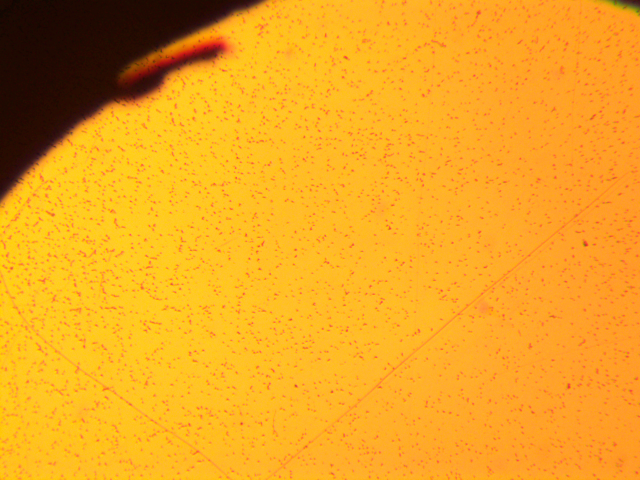
#> input picture input_folder/E.coli + 1.bmp, 1280 x 960 px (shown at 1/2 size); its folder holds only this picture in this run
$ python test_generate.py   (older library calls are emulated)
#> lines starting #> are read from the running program, lines starting #| are printed output that depends on the picture; after the words box and inside, x2 and y2 are one past the last pixel; in counts of white or black regions, pixels touching at a corner belong together
### extract_feature.py
import cv2
import matplotlib.pyplot as plt
import numpy as np
from typing import List
from tqdm import tqdm
from frontier import Frontier
# from my_threshold import custom_adaptive_threshold
from bacteria import Bacteria
import pdb
import os
from hyperparameters import C
#####################
# Utilities

# get 8 symmetries of an image
# [47 lines left out: functions get_symmetries, get_feature_img, not called in this run]

# largest box to include both shapes
def max_box(shape1, shape2):
    return (max(shape1[0], shape2[0]), max(shape1[1], shape2[1]))

# Put elements in src to tar
def copy_pixel(src, tar):
    for i in range(len(src)):
        tar[i] = int(src[i])

def out_of_bound(img, x):
    return x < 0 or x >= len(img)

# add a point to frontier and avoid duplicate points
def add_to_frontier(frontier, successors):
    for successor in successors:
        if not frontier.contains(successor):
            frontier.add(successor)

# To prepare a function that returns non-zero unvisited neighbors of a position on the image
def successor_init(img: np.ndarray):
    def getSuccessor(x:int, y:int, visited):
        successors = []
        for i, j in [[1,0], [0,1]]:
            for d in [1, -1]:
                xx = x + i * d
                yy = y + j * d
                if (xx < 0 or xx >= len(img) or yy < 0 or yy >= len(img[0]) or img[xx][yy] == 0 or visited[xx][yy]):
                    continue
                else:
                    successors.append([xx, yy])
        return successors
    return getSuccessor

def find_bacteria(x: int, y: int, visited: np.ndarray, img: np.ndarray) -> Bacteria:
    if img[x][y] == 0 or (visited[x][y]):
        visited[x][y] = True
        return None
    frontier = Frontier()
    frontier.add([x, y])
    bact = Bacteria()
    get_succ = successor_init(img)
    while not frontier.isEmpty():
        # pop a node
        node = frontier.pop()

        # use node to update rect
        xx, yy = node
        bact.add_coord(xx, yy)

        visited[xx][yy] = True

        #get successors and push to frontier
        add_to_frontier(frontier, get_succ(xx, yy, visited))
    return bact

# pass thresholded img to make this work
def find_all_bact(thresh_img, orig_img, label, max_diameter = float('inf'), expansion_size = 3, size=[0, float('inf')], max_shape = None, image_name = "current image") -> List[Bacteria]:
    visited = np.full(thresh_img.shape, False)

    bacts = []

    pbar = tqdm(range(len(thresh_img)), total=len(thresh_img))
    for i in pbar:
        pbar.set_description('processing {}'.format(image_name))
        for j in range(len(thresh_img[i])):
            bact = find_bacteria(i, j, visited, thresh_img)
            visited[i][j] = True
            if bact is None or bact.size() < min(size) or bact.size() > max(size):
                continue
            if bact.est_diameter() >= max_diameter:
                continue
            bact_shape = bact.bounds.suggest_shape()
            if max_shape is not None and (bact_shape[0] > max_shape[0] or bact_shape[1] > max_shape[1]):
                continue
            bact.expand_bacteria(expansion_size, thresh_img)

            bact.retrieve_pixels(orig_img)
            bact.get_partial_img(orig_img)
            bact.get_bg_mean()
            bact.label = label
            bacts.append(bact)

    return bacts

# [44 lines left out: functions cover_upper_left, cover_upper_right, roi, draw_bacteria, invert_img, not called in this run]


class BacteriaGenerator:
    def __init__(self, size_bounds, max_diameter, debug, cover_corners):
#> further down, img is the input picture: shape (960, 1280, 3); mean B, G, R 34.1, 164.6, 237.5
        self.size_bounds = size_bounds
        self.max_diameter = max_diameter
        self.debug = debug
        self.cover_corners = cover_corners

    # [49 lines left out: functions preprocess_v2, preprocess_v3, preprocess_v4, not called in this run]

    def fill_1d_region(self, row, left_confirm_count = 2, max_grad_diameter = 5, edge_shrink_length = 1):
        # determined filled region
        # Protocol: if left is not found but grad change occured, prepare to record pixels and keep going right
        # If left is found, right is not found and the grad sign is the same, still on the left region of the bacteria, keep going right
        # If left is found, right is not found and the grad is zero, we are likely in the middle region, go right for at most diameter steps. If no grad, stop and reset all parameters
        # If left is found, right is not found the grad is opposite sign, on the right side, document first right found
        # If first right is found and grad is 0, stop and reset all parameters
        filled_indices = []
        local_filled_indices = []
        leftFound = False
        firstRightFound = False
        left_grad_sign = 0
        last_left_index = None
        for j, val in enumerate(row):
            if not leftFound:
                future_vals = row[j: min(j + left_confirm_count, len(row))]
                grad_addition = sum(np.sign(future_vals))
                if abs(grad_addition) >= left_confirm_count:
                    # left first found, prepare to record
                    leftFound = True
                    left_grad_sign = np.sign(val)
                    firstRightFound = False
                    local_filled_indices = [j]
            elif leftFound and not firstRightFound:
                grad_sign = np.sign(val)
                if grad_sign == left_grad_sign:
                    # still on left side
                    local_filled_indices.append(j)
                elif grad_sign == 0:
                    # likely middle region, go on for a while
                    if last_left_index is None:
                        last_left_index = j-1
                    if j - last_left_index >= max_grad_diameter:
                        # Stop and reset
                        leftFound = False
                        firstRightFound = False
                        left_grad_sign = 0
                        local_filled_indices = []
                        last_left_index = None
                    else:
                        local_filled_indices.append(j)
                else: # grad sign is opposite
                    # right side found
                    firstRightFound = True
                    local_filled_indices.append(j)
            elif firstRightFound:
                grad_sign = np.sign(val)
                if grad_sign == 0:
                    # stop and reset
                    local_filled_indices = local_filled_indices[edge_shrink_length: -edge_shrink_length]
                    filled_indices += local_filled_indices
                    leftFound = False
                    firstRightFound = False
                    last_left_index = None
                    left_grad_sign = 0
                    local_filled_indices = []
                else:
                    # still on right side
                    local_filled_indices.append(j)
            elif j == len(row) - 1:
                # reach the end without finding right side
                filled_indices += local_filled_indices[edge_shrink_length:]

        reconstructed_row = np.zeros_like(row)
        reconstructed_row[filled_indices] = 1
        return reconstructed_row

    def preprocess_v5(self, orig_img, C=C, debug_path="", img_name=""):
#> called with C = 0.6, debug_path = 'output_folder', img_name = 'E.coli + 1.bmp'
        img = cv2.cvtColor(orig_img, cv2.COLOR_BGR2GRAY)
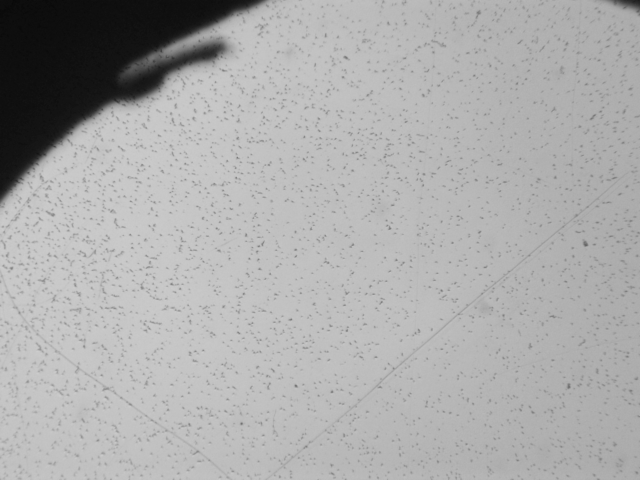
#> img: shape (960, 1280) (shown at 1/2 size); min 7, max 208, mean 171.6
        smoothed_image = img
        # smoothed_image = cv2.GaussianBlur(img, (3,3), sigmaX=0.8, sigmaY=0.8)
        grad_x = cv2.Sobel(smoothed_image, cv2.CV_32F, 1, 0, ksize=1)
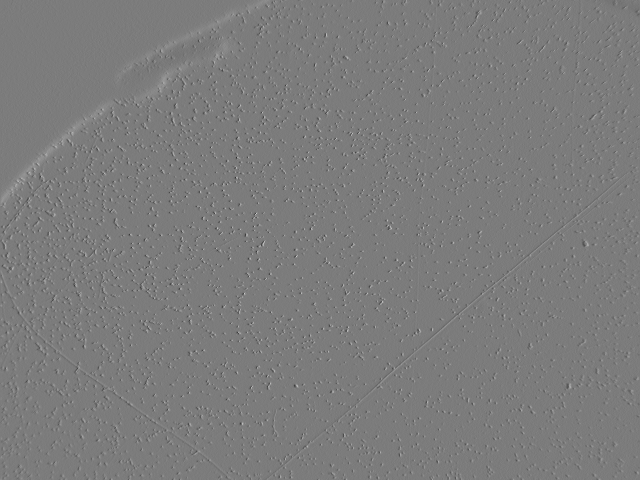
#> grad_x: shape (960, 1280) float32 (shown at 1/2 size); min -92, max 97, mean 0.1; drawn with min black and max white
        grad_y = cv2.Sobel(smoothed_image, cv2.CV_32F, 0, 1, ksize=1)

        grad_x[np.abs(grad_x) <= C] = 0
        grad_y[np.abs(grad_y) <= C] = 0

        preprocessed_grad_x = grad_x.copy()
        for i, row in enumerate(grad_x):
            filled_row = self.fill_1d_region(row)
            preprocessed_grad_x[i] = filled_row
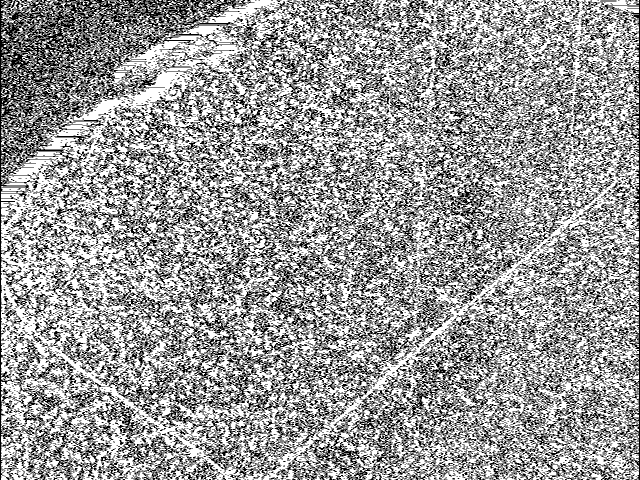
#> preprocessed_grad_x: shape (960, 1280) float32 (shown at 1/2 size); values 0 (black) and 1 (white), 60.6% white; black in thin lines or dots

        preprocessed_grad_y = grad_y.copy()
        for i in range(grad_y.shape[1]):
            col = grad_y[:, i]
            filled_col = self.fill_1d_region(col)
            preprocessed_grad_y[:, i] = filled_col
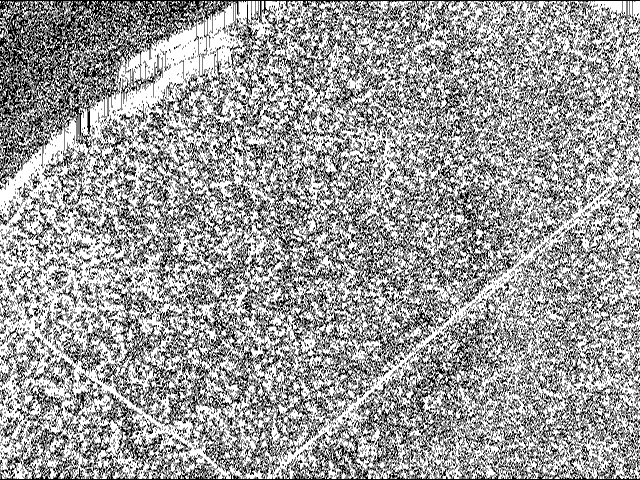
#> preprocessed_grad_y: shape (960, 1280) float32 (shown at 1/2 size); values 0 (black) and 1 (white), 61.5% white; black in thin lines or dots

        preprocessed = cv2.bitwise_and(preprocessed_grad_x, preprocessed_grad_y).astype(np.uint8)
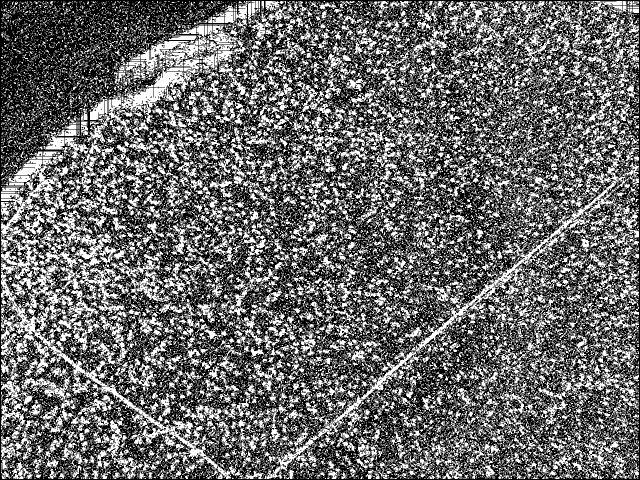
#> preprocessed: shape (960, 1280) (shown at 1/2 size); values 0 (black) and 1 (white), 40.9% white; 35854 white regions (33090 under 20 px), largest, box (x1, y1, x2, y2) and area: (2, 461, 484, 958) 22495, (526, 333, 1260, 958) 15433, (2, 320, 131, 561) 10544

        # [5 lines of commented-out code are left out]
        return preprocessed

    # [32 lines left out: function sign_visualize, not called in this run]

    def generate_bacts(self, img, label, image_name = "current_image.bmp", debug_path = "for_debug"):
        if self.debug:
            debug_img = img.copy()
        processed_img = self.preprocess_v5(img, debug_path=debug_path, img_name=image_name)
        if self.cover_corners:
            processed_img = roi(processed_img, is_threshold=True)
        if self.debug:
            cv2.imwrite(os.path.join(debug_path, 'threshold_' + image_name), processed_img * 255)
        bacts = find_all_bact(processed_img, img, label, max_diameter = self.max_diameter, expansion_size=3, size=self.size_bounds, image_name=image_name)
#> the loop in find_all_bact, `for i in pbar:` made 3 passes
#> after the loop in find_all_bact, `for i in pbar:`:
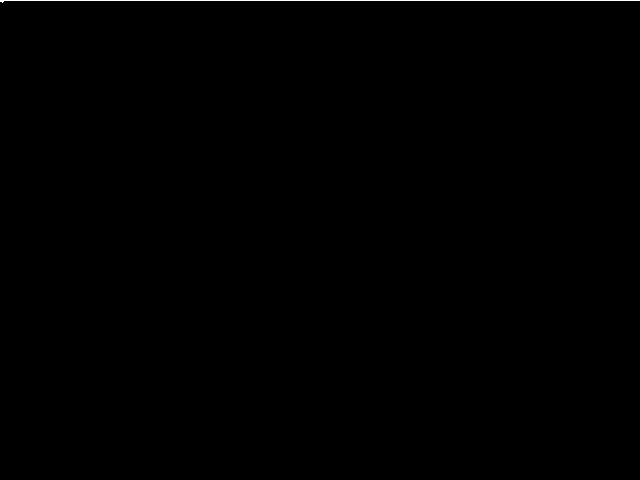
#> visited: shape (960, 1280) bool (shown at 1/2 size); 0.21% white; 1 white region, box (x1, y1, x2, y2) and area: (0, 0, 1280, 5) 2571
        bact_count = 0
        max_shape = (1, 1)
        final_bacts = []
        for bact in bacts:
            if self.debug:
                draw_bacteria(debug_img, bact, [0, 255, 0], mode="draw")
                bact_count += 1

            final_bacts.append(bact)
            max_shape = max_box(max_shape, bact.img_shape())
        if self.debug:
            cv2.imwrite(os.path.join(debug_path, f"num_bacts_{len(bacts)}_" + image_name), debug_img)
        return final_bacts, max_shape


### bounds.py
# Included to bound each bateria by a box
class Bounds:
    def __init__(self):
        self.init = False
        self.left = -1
        self.right = -1
        self.top = -1
        self.bottom = -1

    def add(self, coord):
        # coord in form (x, y)
        x, y = coord

        # Init part
        if not self.init:
            self.left = y
            self.right = y
            self.top = x
            self.bottom = x
            self.init = True

        # Update boundaries
        else:
            self.left = min(self.left, y)
            self.right = max(self.right, y)
            self.top = min(self.top, x)
            self.bottom = max(self.bottom, x)

    # shape of the bound
    def suggest_shape(self):
        return (self.bottom - self.top + 1, self.right - self.left + 1)

    # return informations needed for the bound
    def info(self):
        return (self.left, self.right, self.top, self.bottom)

    # Convert to string (easier to print)
    def __str__(self):
        return "left: {} right: {} top: {} bottom: {}".format(self.left, self.right, self.top, self.bottom)

### bacteria.py
from bounds import Bounds
import numpy as np
import cv2
import math
# from my_threshold import *
import matplotlib.pyplot as plt


# Bateria object
class Bacteria:
    def __init__(self):
        self.coords = [] # coordinates of the bacteria
        self.expanded_coords = []
        self.x_coords = [] # X values of the coordinate
        self.y_coords = [] # y values of the coordinate
        self.img = None # img to store bacteria
        self.boundary = []
        self.bounds = Bounds() # box to bound bateria
        self.label = None
        self.part_img = None
        self.bg_mean = None
        self.part_img_shape = (28, 28)

    def add_coord(self, x, y, expanding=False):
        # add to my lists
        self.coords.append([x, y])
        self.x_coords.append(x)
        self.y_coords.append(y)

        self.expanded_coords.append([x, y])
        # update bounds
        self.bounds.add((x, y))

    def reset_boundary(self):
        result = []
        for i, j in self.expanded_coords:
            if self.is_boundary(i, j, self.expanded_coords):
                result.append([i, j])
        self.boundary = result
        return result

    def get_pixel_mean(self):
        return self.pixel_mean

    def out_of_bounds(self, x, y):
        return x < 0 or y < 0

    def get_neighbors(self, x, y):
        neighbors = []
        for i, j in [[1, 0], [0, 1], [1, 1], [1, -1]]:
            for a in [1, -1]:
                xx = x + i * a
                yy = y + j * a
                if not self.out_of_bounds(xx, yy):
                    neighbors.append([xx, yy])
        return neighbors

    def expand_bacteria(self, ntimes, img):
        self.reset_boundary()
        # print(self.boundary)
        for _ in range(ntimes):
            for x, y in self.boundary.copy():
                for xx, yy in self.get_neighbors(x, y):
                    if [xx, yy] in self.expanded_coords or xx >= img.shape[0] or yy >= img.shape[1]:
                        continue
                    self.expanded_coords.append([xx, yy])
                    self.boundary.append([xx, yy])
                    self.bounds.add([xx, yy])
                self.boundary.remove([x, y])

    def retrieve_pixels(self, img):
        self.img = np.zeros((*(self.bounds.suggest_shape()), 3)).astype(np.uint8)
        self.pixels = []

        for x, y in self.expanded_coords:
            self.img[x-self.bounds.top][y-self.bounds.left][0] = img[x][y][0]
            self.img[x-self.bounds.top][y-self.bounds.left][1] = img[x][y][1]
            self.img[x-self.bounds.top][y-self.bounds.left][2] = img[x][y][2]

    # [9 lines left out: function pad_img, not called in this run]

    def get_partial_img(self, img:np.ndarray):
        xc, yc = self.get_center()
        x_size, y_size = self.part_img_shape
        t = max(xc - int(x_size // 2), 0)
        l = max(yc - int(y_size // 2), 0)
        b = min(xc + math.ceil(x_size / 2), len(img))
        r = min(yc + math.ceil(y_size / 2), len(img[0]))
        self.part_img = img[t:b+1, l:r+1]
        return self.part_img

    def bg_img(self, bias = 5):
        pimg = cv2.cvtColor(self.part_img, cv2.COLOR_BGR2GRAY)

        _, pimg = cv2.threshold(pimg, median_point(pimg, const = bias), 255, cv2.THRESH_BINARY)
        mask = (pimg/255).astype(np.uint8)
        bg_img = cv2.bitwise_and(self.part_img, self.part_img, mask=mask)
        return bg_img

    def get_bg_mean(self):
        if self.bg_mean is None:
            b_img = self.bg_img()

            pixel_sum = b_img.sum(0).sum(0)
            count = (b_img != 0).sum(0).sum(0)
            self.bg_mean = pixel_sum / count
        return self.bg_mean

    # [8 lines left out: function get_bg_std, not called in this run]

    # This image is mostly used as a feature to feed LeNet5
    def bg_normalized(self):
        # return ((self.img / self.get_bg_mean())).astype(np.float32)
        return (self.img.astype(np.uint8), self.get_bg_mean())

    # [4 lines left out: function img_mean, not called in this run]

    def img_std(self, img):
        g_img = np.mean(img, axis=2)
        return np.std(g_img.flatten()[g_img.flatten() != 0])

    def imshow(self):
        plt.imshow(self.img)
        plt.show()

    def size(self):
        return len(self.x_coords)

    # [5 lines left out: function img_shape, not called in this run]

    def get_feature(self):
        return self.img

    def is_boundary(self, x, y, coords = None):
        if coords is None:
            coords = self.coords
        for xx, yy in self.get_neighbors(x, y):
            if [xx, yy] not in coords:
                return True
        return False

    def dist(self, pt1, pt2):
        return math.sqrt((pt1[0] - pt2[0]) ** 2 + (pt1[1] - pt2[1]) ** 2)

    def get_end_pts(self):
        max_d = 0
        init_pt = self.coords[0]
        max_pt = init_pt
        for pt in self.coords:
            dist = self.dist(pt, init_pt)
            if dist > max_d:
                max_pt = pt
                max_d = dist

        max_d = 0
        init_pt = max_pt
        for pt in self.coords:
            dist = self.dist(pt, init_pt)
            if dist > max_d:
                max_pt = pt
                max_d = dist
        return init_pt, max_pt

    def get_center(self):
        pt1, pt2 = self.get_end_pts()
        return [int((pt1[0] + pt2[0])/2), int((pt1[1] + pt2[1])/2)]

    def est_diameter(self):
        return self.dist(*self.get_end_pts())

### frontier.py
#####################
# Frontier object
class Frontier:
    def __init__(self):
        self.record = {}
        self.frontier = []

    def add(self, item):
        self.frontier.append(item)
        self.record[str(item)] = True

    def pop(self):
        item = self.frontier[0]
        self.record[str(item)] = False
        self.frontier = self.frontier[1:]
        return item

    def contains(self, item):
        key = str(item)
        return (key in self.record) and self.record[key]

    def isEmpty(self):
        return len(self.frontier) == 0


### test_generate.py
from extract_feature import *
import os
from hyperparameters import *

INPUT_FOLDER = "input_folder"
if not os.path.exists(INPUT_FOLDER):
    os.makedirs(INPUT_FOLDER)
    print("Prepared an input folder for you, please put images inside")
    quit()
DEBUG_PATH = "output_folder"

os.makedirs(DEBUG_PATH, exist_ok=True)

bacteria_generator = BacteriaGenerator(SIZE, MAX_DIAMETER, True, False)
bacteria_generator.debug = True
# input_img_path = "image2.jpg"
files = os.listdir(INPUT_FOLDER)
# img = cv2.imread(input_img_path)
for file in files:
    try:
        img = cv2.imread(os.path.join(INPUT_FOLDER, file))
        bacts, shape = bacteria_generator.generate_bacts(img,
                                                            0,
                                                            image_name = file,
                                                            debug_path = DEBUG_PATH)
    except Exception as e:
        print(e)
